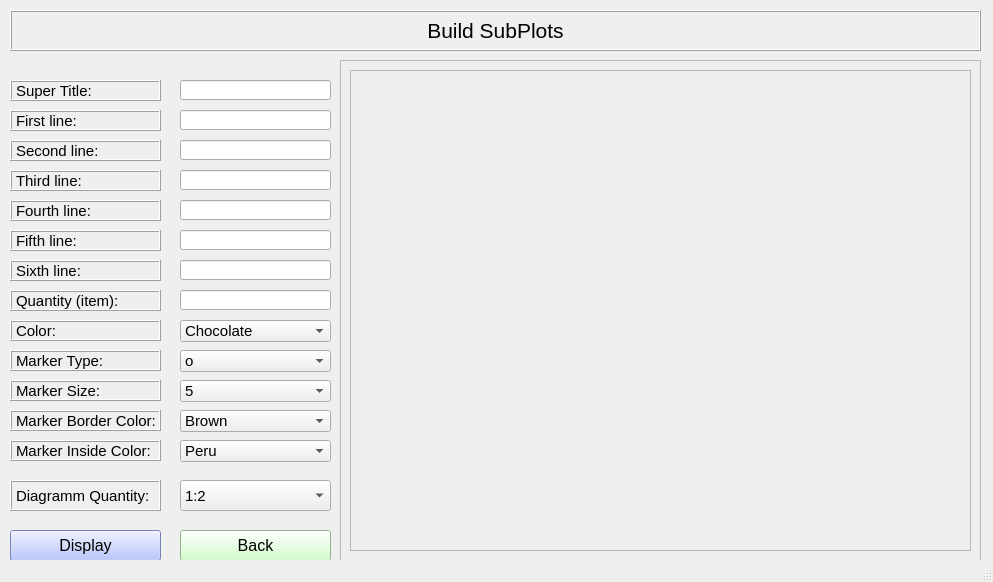
<?xml version="1.0" encoding="UTF-8"?>
<ui version="4.0">
 <class>subplot_page</class>
 <widget class="QMainWindow" name="subplot_page">
  <property name="geometry">
   <rect>
    <x>0</x>
    <y>0</y>
    <width>993</width>
    <height>582</height>
   </rect>
  </property>
  <property name="windowTitle">
   <string>MainWindow</string>
  </property>
  <widget class="QWidget" name="centralwidget">
   <widget class="QLabel" name="sub_label">
    <property name="geometry">
     <rect>
      <x>10</x>
      <y>10</y>
      <width>971</width>
      <height>41</height>
     </rect>
    </property>
    <property name="font">
     <font>
      <pointsize>16</pointsize>
     </font>
    </property>
    <property name="frameShape">
     <enum>QFrame::Box</enum>
    </property>
    <property name="frameShadow">
     <enum>QFrame::Raised</enum>
    </property>
    <property name="text">
     <string>Build SubPlots</string>
    </property>
    <property name="alignment">
     <set>Qt::AlignCenter</set>
    </property>
   </widget>
   <widget class="QFrame" name="down_f">
    <property name="geometry">
     <rect>
      <x>340</x>
      <y>60</y>
      <width>641</width>
      <height>501</height>
     </rect>
    </property>
    <property name="frameShape">
     <enum>QFrame::StyledPanel</enum>
    </property>
    <property name="frameShadow">
     <enum>QFrame::Raised</enum>
    </property>
    <layout class="QHBoxLayout" name="horizontalLayout">
     <item>
      <widget class="QFrame" name="up_f">
       <property name="frameShape">
        <enum>QFrame::StyledPanel</enum>
       </property>
       <property name="frameShadow">
        <enum>QFrame::Raised</enum>
       </property>
      </widget>
     </item>
    </layout>
   </widget>
   <widget class="QPushButton" name="back_button">
    <property name="geometry">
     <rect>
      <x>180</x>
      <y>530</y>
      <width>151</width>
      <height>31</height>
     </rect>
    </property>
    <property name="font">
     <font>
      <pointsize>12</pointsize>
     </font>
    </property>
    <property name="styleSheet">
     <string notr="true">background-color: rgb(199, 255, 189);</string>
    </property>
    <property name="text">
     <string>Back</string>
    </property>
   </widget>
   <widget class="QPushButton" name="display_button">
    <property name="geometry">
     <rect>
      <x>10</x>
      <y>530</y>
      <width>151</width>
      <height>31</height>
     </rect>
    </property>
    <property name="font">
     <font>
      <pointsize>12</pointsize>
     </font>
    </property>
    <property name="styleSheet">
     <string notr="true">background-color: rgb(166, 183, 255);</string>
    </property>
    <property name="text">
     <string>Display</string>
    </property>
   </widget>
   <widget class="QLabel" name="st_label">
    <property name="geometry">
     <rect>
      <x>10</x>
      <y>80</y>
      <width>151</width>
      <height>21</height>
     </rect>
    </property>
    <property name="font">
     <font>
      <pointsize>11</pointsize>
     </font>
    </property>
    <property name="frameShape">
     <enum>QFrame::Box</enum>
    </property>
    <property name="frameShadow">
     <enum>QFrame::Raised</enum>
    </property>
    <property name="text">
     <string>Super Title:</string>
    </property>
   </widget>
   <widget class="QLabel" name="first_label">
    <property name="geometry">
     <rect>
      <x>10</x>
      <y>110</y>
      <width>151</width>
      <height>21</height>
     </rect>
    </property>
    <property name="font">
     <font>
      <pointsize>11</pointsize>
     </font>
    </property>
    <property name="frameShape">
     <enum>QFrame::Box</enum>
    </property>
    <property name="frameShadow">
     <enum>QFrame::Raised</enum>
    </property>
    <property name="text">
     <string>First line:</string>
    </property>
   </widget>
   <widget class="QLabel" name="second_label">
    <property name="geometry">
     <rect>
      <x>10</x>
      <y>140</y>
      <width>151</width>
      <height>21</height>
     </rect>
    </property>
    <property name="font">
     <font>
      <pointsize>11</pointsize>
     </font>
    </property>
    <property name="frameShape">
     <enum>QFrame::Box</enum>
    </property>
    <property name="frameShadow">
     <enum>QFrame::Raised</enum>
    </property>
    <property name="text">
     <string>Second line:</string>
    </property>
   </widget>
   <widget class="QLabel" name="third_label">
    <property name="geometry">
     <rect>
      <x>10</x>
      <y>170</y>
      <width>151</width>
      <height>21</height>
     </rect>
    </property>
    <property name="font">
     <font>
      <pointsize>11</pointsize>
     </font>
    </property>
    <property name="frameShape">
     <enum>QFrame::Box</enum>
    </property>
    <property name="frameShadow">
     <enum>QFrame::Raised</enum>
    </property>
    <property name="text">
     <string>Third line:</string>
    </property>
   </widget>
   <widget class="QLabel" name="sixth_label">
    <property name="geometry">
     <rect>
      <x>10</x>
      <y>260</y>
      <width>151</width>
      <height>21</height>
     </rect>
    </property>
    <property name="font">
     <font>
      <pointsize>11</pointsize>
     </font>
    </property>
    <property name="frameShape">
     <enum>QFrame::Box</enum>
    </property>
    <property name="frameShadow">
     <enum>QFrame::Raised</enum>
    </property>
    <property name="text">
     <string>Sixth line:</string>
    </property>
   </widget>
   <widget class="QLabel" name="fifth_label">
    <property name="geometry">
     <rect>
      <x>10</x>
      <y>230</y>
      <width>151</width>
      <height>21</height>
     </rect>
    </property>
    <property name="font">
     <font>
      <pointsize>11</pointsize>
     </font>
    </property>
    <property name="frameShape">
     <enum>QFrame::Box</enum>
    </property>
    <property name="frameShadow">
     <enum>QFrame::Raised</enum>
    </property>
    <property name="text">
     <string>Fifth line:</string>
    </property>
   </widget>
   <widget class="QLabel" name="fourth_label">
    <property name="geometry">
     <rect>
      <x>10</x>
      <y>200</y>
      <width>151</width>
      <height>21</height>
     </rect>
    </property>
    <property name="font">
     <font>
      <pointsize>11</pointsize>
     </font>
    </property>
    <property name="frameShape">
     <enum>QFrame::Box</enum>
    </property>
    <property name="frameShadow">
     <enum>QFrame::Raised</enum>
    </property>
    <property name="text">
     <string>Fourth line:</string>
    </property>
   </widget>
   <widget class="QLabel" name="q_label">
    <property name="geometry">
     <rect>
      <x>10</x>
      <y>290</y>
      <width>151</width>
      <height>21</height>
     </rect>
    </property>
    <property name="font">
     <font>
      <pointsize>11</pointsize>
     </font>
    </property>
    <property name="frameShape">
     <enum>QFrame::Box</enum>
    </property>
    <property name="frameShadow">
     <enum>QFrame::Raised</enum>
    </property>
    <property name="text">
     <string>Quantity (item):</string>
    </property>
   </widget>
   <widget class="QLabel" name="color_label">
    <property name="geometry">
     <rect>
      <x>10</x>
      <y>320</y>
      <width>151</width>
      <height>21</height>
     </rect>
    </property>
    <property name="font">
     <font>
      <pointsize>11</pointsize>
     </font>
    </property>
    <property name="frameShape">
     <enum>QFrame::Box</enum>
    </property>
    <property name="frameShadow">
     <enum>QFrame::Raised</enum>
    </property>
    <property name="text">
     <string>Color:</string>
    </property>
   </widget>
   <widget class="QLabel" name="marker_label_1">
    <property name="geometry">
     <rect>
      <x>10</x>
      <y>350</y>
      <width>151</width>
      <height>21</height>
     </rect>
    </property>
    <property name="font">
     <font>
      <pointsize>11</pointsize>
     </font>
    </property>
    <property name="frameShape">
     <enum>QFrame::Box</enum>
    </property>
    <property name="frameShadow">
     <enum>QFrame::Raised</enum>
    </property>
    <property name="text">
     <string>Marker Type:</string>
    </property>
   </widget>
   <widget class="QLineEdit" name="st_line">
    <property name="geometry">
     <rect>
      <x>180</x>
      <y>80</y>
      <width>151</width>
      <height>20</height>
     </rect>
    </property>
    <property name="font">
     <font>
      <pointsize>11</pointsize>
     </font>
    </property>
    <property name="alignment">
     <set>Qt::AlignCenter</set>
    </property>
   </widget>
   <widget class="QLineEdit" name="first_line">
    <property name="geometry">
     <rect>
      <x>180</x>
      <y>110</y>
      <width>151</width>
      <height>20</height>
     </rect>
    </property>
    <property name="font">
     <font>
      <pointsize>11</pointsize>
     </font>
    </property>
    <property name="alignment">
     <set>Qt::AlignCenter</set>
    </property>
   </widget>
   <widget class="QLineEdit" name="second_line">
    <property name="geometry">
     <rect>
      <x>180</x>
      <y>140</y>
      <width>151</width>
      <height>20</height>
     </rect>
    </property>
    <property name="font">
     <font>
      <pointsize>11</pointsize>
     </font>
    </property>
    <property name="alignment">
     <set>Qt::AlignCenter</set>
    </property>
   </widget>
   <widget class="QLineEdit" name="fifth_line">
    <property name="geometry">
     <rect>
      <x>180</x>
      <y>230</y>
      <width>151</width>
      <height>20</height>
     </rect>
    </property>
    <property name="font">
     <font>
      <pointsize>11</pointsize>
     </font>
    </property>
    <property name="alignment">
     <set>Qt::AlignCenter</set>
    </property>
   </widget>
   <widget class="QLineEdit" name="third_line">
    <property name="geometry">
     <rect>
      <x>180</x>
      <y>170</y>
      <width>151</width>
      <height>20</height>
     </rect>
    </property>
    <property name="font">
     <font>
      <pointsize>11</pointsize>
     </font>
    </property>
    <property name="alignment">
     <set>Qt::AlignCenter</set>
    </property>
   </widget>
   <widget class="QLineEdit" name="fourth_line">
    <property name="geometry">
     <rect>
      <x>180</x>
      <y>200</y>
      <width>151</width>
      <height>20</height>
     </rect>
    </property>
    <property name="font">
     <font>
      <pointsize>11</pointsize>
     </font>
    </property>
    <property name="alignment">
     <set>Qt::AlignCenter</set>
    </property>
   </widget>
   <widget class="QLineEdit" name="sixth_line">
    <property name="geometry">
     <rect>
      <x>180</x>
      <y>260</y>
      <width>151</width>
      <height>20</height>
     </rect>
    </property>
    <property name="font">
     <font>
      <pointsize>11</pointsize>
     </font>
    </property>
    <property name="alignment">
     <set>Qt::AlignCenter</set>
    </property>
   </widget>
   <widget class="QLineEdit" name="q_line">
    <property name="geometry">
     <rect>
      <x>180</x>
      <y>290</y>
      <width>151</width>
      <height>20</height>
     </rect>
    </property>
    <property name="font">
     <font>
      <pointsize>11</pointsize>
     </font>
    </property>
    <property name="alignment">
     <set>Qt::AlignCenter</set>
    </property>
   </widget>
   <widget class="QComboBox" name="color_box">
    <property name="geometry">
     <rect>
      <x>180</x>
      <y>320</y>
      <width>151</width>
      <height>22</height>
     </rect>
    </property>
    <property name="font">
     <font>
      <pointsize>11</pointsize>
     </font>
    </property>
    <item>
     <property name="text">
      <string>Chocolate</string>
     </property>
    </item>
    <item>
     <property name="text">
      <string>Red</string>
     </property>
    </item>
    <item>
     <property name="text">
      <string>Green</string>
     </property>
    </item>
    <item>
     <property name="text">
      <string>Black</string>
     </property>
    </item>
    <item>
     <property name="text">
      <string>Blue</string>
     </property>
    </item>
    <item>
     <property name="text">
      <string>Purple</string>
     </property>
    </item>
   </widget>
   <widget class="QComboBox" name="dq_box">
    <property name="geometry">
     <rect>
      <x>180</x>
      <y>480</y>
      <width>151</width>
      <height>31</height>
     </rect>
    </property>
    <property name="font">
     <font>
      <pointsize>11</pointsize>
     </font>
    </property>
    <item>
     <property name="text">
      <string>1:2</string>
     </property>
    </item>
    <item>
     <property name="text">
      <string>2:1</string>
     </property>
    </item>
    <item>
     <property name="text">
      <string>2:2</string>
     </property>
    </item>
    <item>
     <property name="text">
      <string>2:3</string>
     </property>
    </item>
   </widget>
   <widget class="QComboBox" name="marker_box_1">
    <property name="geometry">
     <rect>
      <x>180</x>
      <y>350</y>
      <width>151</width>
      <height>22</height>
     </rect>
    </property>
    <property name="font">
     <font>
      <pointsize>11</pointsize>
     </font>
    </property>
    <item>
     <property name="text">
      <string>o</string>
     </property>
    </item>
    <item>
     <property name="text">
      <string>*</string>
     </property>
    </item>
    <item>
     <property name="text">
      <string>s</string>
     </property>
    </item>
    <item>
     <property name="text">
      <string>D</string>
     </property>
    </item>
    <item>
     <property name="text">
      <string>p</string>
     </property>
    </item>
    <item>
     <property name="text">
      <string>v</string>
     </property>
    </item>
   </widget>
   <widget class="QLabel" name="dq_label">
    <property name="geometry">
     <rect>
      <x>10</x>
      <y>480</y>
      <width>151</width>
      <height>31</height>
     </rect>
    </property>
    <property name="font">
     <font>
      <pointsize>11</pointsize>
     </font>
    </property>
    <property name="frameShape">
     <enum>QFrame::Box</enum>
    </property>
    <property name="frameShadow">
     <enum>QFrame::Raised</enum>
    </property>
    <property name="text">
     <string>Diagramm Quantity:</string>
    </property>
   </widget>
   <widget class="QLabel" name="marker_label_2">
    <property name="geometry">
     <rect>
      <x>10</x>
      <y>380</y>
      <width>151</width>
      <height>21</height>
     </rect>
    </property>
    <property name="font">
     <font>
      <pointsize>11</pointsize>
     </font>
    </property>
    <property name="frameShape">
     <enum>QFrame::Box</enum>
    </property>
    <property name="frameShadow">
     <enum>QFrame::Raised</enum>
    </property>
    <property name="text">
     <string>Marker Size:</string>
    </property>
   </widget>
   <widget class="QComboBox" name="marker_box_2">
    <property name="geometry">
     <rect>
      <x>180</x>
      <y>380</y>
      <width>151</width>
      <height>22</height>
     </rect>
    </property>
    <property name="font">
     <font>
      <pointsize>11</pointsize>
     </font>
    </property>
    <item>
     <property name="text">
      <string>5</string>
     </property>
    </item>
    <item>
     <property name="text">
      <string>10</string>
     </property>
    </item>
    <item>
     <property name="text">
      <string>15</string>
     </property>
    </item>
    <item>
     <property name="text">
      <string>20</string>
     </property>
    </item>
   </widget>
   <widget class="QLabel" name="marker_label_3">
    <property name="geometry">
     <rect>
      <x>10</x>
      <y>410</y>
      <width>151</width>
      <height>21</height>
     </rect>
    </property>
    <property name="font">
     <font>
      <pointsize>11</pointsize>
     </font>
    </property>
    <property name="frameShape">
     <enum>QFrame::Box</enum>
    </property>
    <property name="frameShadow">
     <enum>QFrame::Raised</enum>
    </property>
    <property name="text">
     <string>Marker Border Color:</string>
    </property>
   </widget>
   <widget class="QComboBox" name="marker_box_3">
    <property name="geometry">
     <rect>
      <x>180</x>
      <y>410</y>
      <width>151</width>
      <height>22</height>
     </rect>
    </property>
    <property name="font">
     <font>
      <pointsize>11</pointsize>
     </font>
    </property>
    <item>
     <property name="text">
      <string>Brown</string>
     </property>
    </item>
    <item>
     <property name="text">
      <string>Orange</string>
     </property>
    </item>
    <item>
     <property name="text">
      <string>Olive</string>
     </property>
    </item>
    <item>
     <property name="text">
      <string>Indigo</string>
     </property>
    </item>
    <item>
     <property name="text">
      <string>Purple</string>
     </property>
    </item>
   </widget>
   <widget class="QLabel" name="marker_label_4">
    <property name="geometry">
     <rect>
      <x>10</x>
      <y>440</y>
      <width>151</width>
      <height>21</height>
     </rect>
    </property>
    <property name="font">
     <font>
      <pointsize>11</pointsize>
     </font>
    </property>
    <property name="frameShape">
     <enum>QFrame::Box</enum>
    </property>
    <property name="frameShadow">
     <enum>QFrame::Raised</enum>
    </property>
    <property name="text">
     <string>Marker Inside Color:</string>
    </property>
   </widget>
   <widget class="QComboBox" name="marker_box_4">
    <property name="geometry">
     <rect>
      <x>180</x>
      <y>440</y>
      <width>151</width>
      <height>22</height>
     </rect>
    </property>
    <property name="font">
     <font>
      <pointsize>11</pointsize>
     </font>
    </property>
    <item>
     <property name="text">
      <string>Peru</string>
     </property>
    </item>
    <item>
     <property name="text">
      <string>Salmon</string>
     </property>
    </item>
    <item>
     <property name="text">
      <string>SeaGreen</string>
     </property>
    </item>
    <item>
     <property name="text">
      <string>Silver</string>
     </property>
    </item>
    <item>
     <property name="text">
      <string>Tan</string>
     </property>
    </item>
   </widget>
  </widget>
  <widget class="QStatusBar" name="statusbar"/>
 </widget>
 <resources/>
 <connections/>
</ui>
